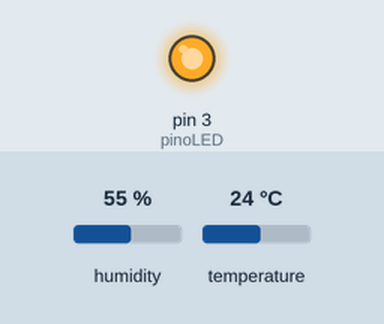
The sketch below on a simulated Arduino Uno, built with avr-gcc and run on an emulated ATmega328P. Parts: output pins drawn as LEDs (lit = HIGH). Inputs (shaded band) come from the test bench; at power-on: humidity 55 %, temperature 24 °C. What the sketch prints to the serial monitor is not drawn.

Above: at 0.2 s.
At 4.8 s:
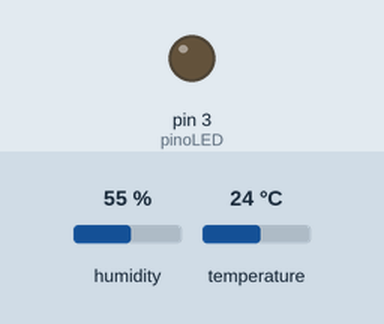
4.9 s: humidity set to 31 %
10.9 s: humidity set to 28 %
Timing chart, 0 to 13.9 s (numbered marks = the images above; inputs shaded):
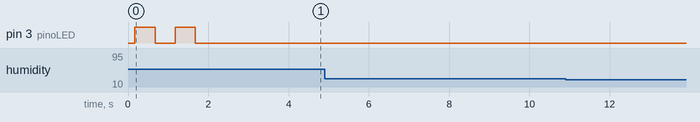

The sketch:

sensor_de_umadadi_e_temp.ino
```cpp
#include <DHT.h>

#define DHTPIN 2
#define DHTTYPE DHT11
const int pinoLED = 3;
const int limiteAlerta = 70;

DHT dht(DHTPIN, DHTTYPE);

void setup() {
  pinMode(pinoLED, OUTPUT);

  dht.begin();

  Serial.begin(9600);

  Serial.println("========================================");
  Serial.println("      PROJETO SENSOR DHT11 REAL");
  Serial.println("========================================");
  Serial.println("Iniciando leitura do sensor...");
  Serial.println("LED acenderá acima de 70% de umidade");
  Serial.println("========================================");
  Serial.println();

  digitalWrite(pinoLED, HIGH);
  delay(500);
  digitalWrite(pinoLED, LOW);
  delay(500);
  digitalWrite(pinoLED, HIGH);
  delay(500);
  digitalWrite(pinoLED, LOW);

  delay(2000);
}

void loop() {
  float umidade = dht.readHumidity();
  float temperatura = dht.readTemperature();

  if (isnan(umidade) || isnan(temperatura)) {
    Serial.println("❌ ERRO: Falha na leitura do DHT11!");
    Serial.println("Verifique as conexões e resistor de 10KΩ");
    delay(2000);
    return;
  }

  if (umidade > limiteAlerta) {
    digitalWrite(pinoLED, HIGH);
  } else {
    digitalWrite(pinoLED, LOW);
  }

  Serial.print("🕒 ");
  Serial.print(millis() / 1000);
  Serial.print("s | ");

  Serial.print("💧 Umidade: ");
  Serial.print(umidade, 1);
  Serial.print("%");

  Serial.print(" | 🌡️ Temp: ");
  Serial.print(temperatura, 1);
  Serial.print("°C");

  Serial.print(" | 💡 LED: ");
  if (umidade > limiteAlerta) {
    Serial.print("🔴 ACESO");
  } else {
    Serial.print("⚫ APAGADO");
  }

  if (umidade > limiteAlerta) {
    Serial.print(" | ⚠️ ALERTA: Umidade alta!");
  } else if (umidade < 30) {
    Serial.print(" | 💨 Umidade muito baixa");
  } else {
    Serial.print(" | ✅ Normal");
  }

  Serial.println();

  delay(1000);
}
```

Measured:
- after the input at 4.9 s, every drawn part: stays the same
- after the input at 10.9 s, every drawn part: stays the same
